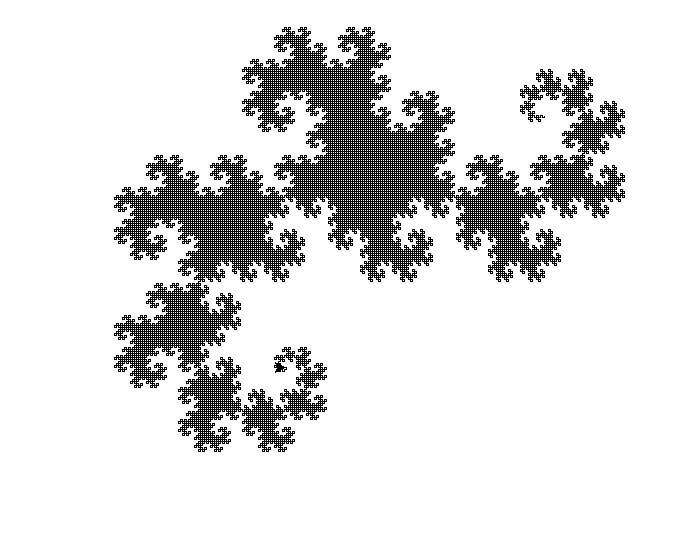

Python code for this plot:
import turtle as tu

def zmaj(t, n, kot, d):
    # Itriše tmajnico
    if n < 1:
        t.fd(d)
        return
    zmaj(t, n - 1, 90, d)
    t.rt(kot)
    zmaj(t, n - 1, -90, d)

t = tu.Turtle()
s = tu.Screen()
t.speed(0)
tu.tracer(0)
zmaj(t, 15, 90, 2)

s.exitonclick()
